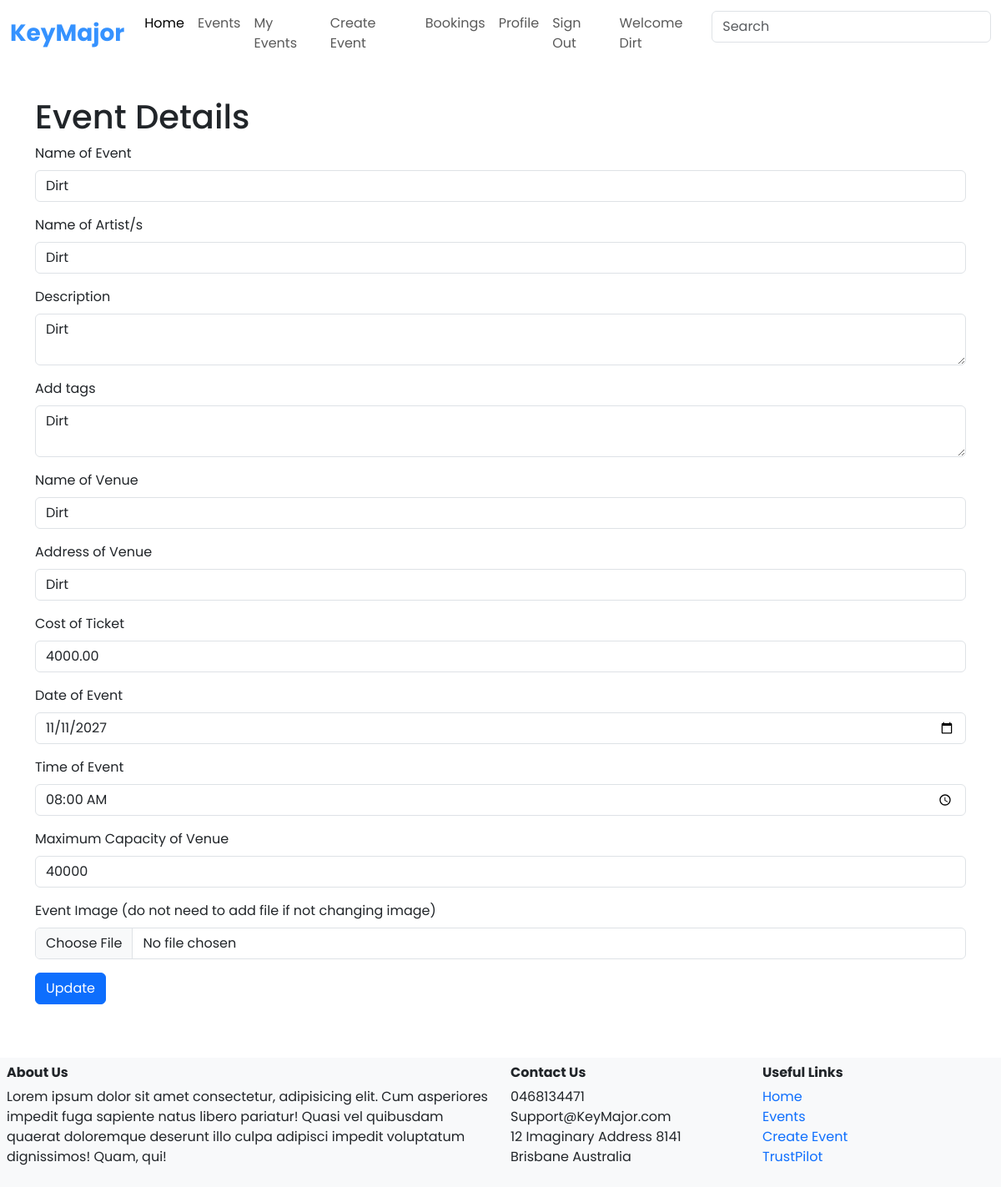
Page /events/update_event/1 (signed in) on the earlier database version.
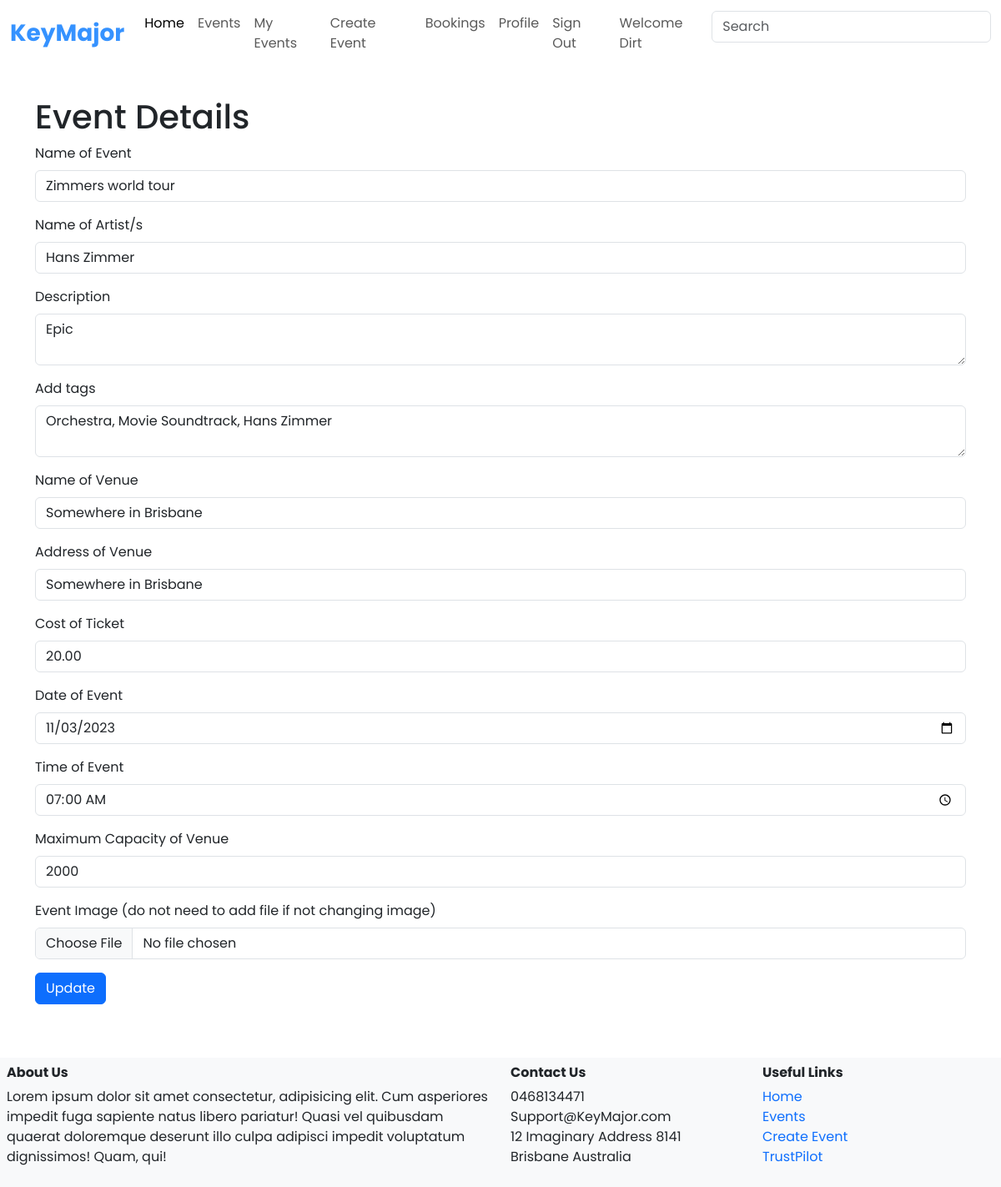
Same page on the later database version.
### server/models.py (models this page shows, shortened)
class User(db.Model, UserMixin):
    __tablename__ = 'users'
    id = db.Column(db.Integer, primary_key=True)
    fname = db.Column(db.String(100), index=True, nullable=False)
    lname = db.Column(db.String(100), index=True, nullable=False)
    pnumber = db.Column(db.String(100), nullable=False)
    emailid = db.Column(db.String(100), index=True, nullable=False)
    password_hash = db.Column(db.String(255), nullable=False)
    image = db.Column(db.String(400))
    comments = db.relationship('Comment', backref='user')
    created_event = db.relationship('Event', backref='user')
    orders = db.relationship('TicketOrder', backref='user')

class Event(db.Model):
    __tablename__ = 'events'
    id = db.Column(db.Integer, primary_key=True)
    creator_id = db.Column(db.Integer, db.ForeignKey('users.id'))
    name = db.Column(db.String(80))
    description = db.Column(db.String(200))
    tags = db.Column(db.String(200))
    image = db.Column(db.String(400))
    venue_name = db.Column(db.String(80))
    address = db.Column(db.String(80))
    ticket_cost = db.Column(db.Double)
    artist = db.Column(db.String(80))
    date = db.Column(db.Date)
    time = db.Column(db.Time)
    maxSeating = db.Column(db.Integer)
    currentSeating = db.Column(db.Integer)
    comments = db.relationship('Comment', backref='event')
    orders = db.relationship('TicketOrder', backref='event')
    status = db.relationship('EventStatus', backref='event')

### server/events.py (the view, shortened to what this page needs)
@event_bp.route('/update_event/<id>', methods=['GET','POST'])
@login_required
def update_event(id):
	event = db.session.scalar(db.select(Event).where(Event.id==id))
	form = EventUpdateForm(obj=event)
	return render_template('events/event-creation.html', form=form)

### server/forms.py
class EventUpdateForm(FlaskForm):
	name = StringField('Name of Event', validators=[InputRequired()])
	artist = StringField('Name of Artist/s', validators=[InputRequired()])
	description = TextAreaField('Description', validators = [InputRequired()])
	tags = TextAreaField('Add tags', validators = [InputRequired()])
	venue_name = StringField('Name of Venue', validators=[InputRequired()])
	address = StringField('Address of Venue', validators=[InputRequired()])
	ticket_cost = DecimalField('Cost of Ticket', validators=[InputRequired()])
	date = DateField('Date of Event', validators=[InputRequired()])
	time = TimeField('Time of Event',validators=[InputRequired()])
	maxSeating = IntegerField('Maximum Capacity of Venue', validators=[InputRequired()])
	image = FileField('Event Image (do not need to add file if not changing image)', validators=[
		FileAllowed(ALLOWED_FILE, message='Only supports png, jpg, JPG, PNG')])
	submit = SubmitField("Update")

### server/templates/events/event-creation.html
{% extends 'base.html' %}
{% from 'bootstrap5/form.html' import render_form %}
{% block content %}
<div class="container">
	<div class="row mt-5">
		<div class="col-md-12">
			<h1>Event Details</h1>
			{{render_form(form)}}
		</div>
	</div>
</div>
{% endblock %}

### server/templates/base.html (shortened to what this page needs)
<html>
<head>
    <link href="https://cdn.jsdelivr.net/npm/bootstrap@5.3.1/dist/css/bootstrap.min.css" rel="stylesheet">
    <link rel="stylesheet" href="{{ url_for('static', filename='style.css') }}">
</head>
<body>
    <header>
            <nav class="navbar navbar-expand-xl fixed-top">
                <div class="container-xxl">
                    <a class="navbar-brand" href="{{ url_for('main.index') }}">KeyMajor</a>
                    <div class="collapse navbar-collapse w-auto" id="navbarSupportedContent">
                        <ul class="navbar-nav me-auto mb-2 mb-xl-0">
                            <li class="nav-item">
                                <a class="nav-link active" aria-current="page" href="{{ url_for('main.index') }}">Home</a>
                            </li>
                            <li class="nav-item">
                                <a class="nav-link" href="{{ url_for('event.load_events') }}">Events</a>
                            </li>
                            {% if current_user.is_authenticated %}
                            <li class="nav-item">
                                <a class="nav-link" href="{{url_for('event.load_created_events')}}">My Events</a>
                            </li>
                            <li class="nav-item">
                                <a class="nav-link" href="{{ url_for('event.event_creation') }}">Create Event</a>
                            </li>
                            <li class="nav-item">
                                <a class="nav-link" href="event-bookings.html">Bookings</a>
                            </li>
                            <li class="nav-item">
                                <a class="nav-link" href="#">Profile</a>
                            </li>
                            <li class="nav-item">
                                <a class="nav-link" href="{{ url_for('auth.logout') }}">Sign Out</a>
                            </li>
                            <li class="nav-item">
                                <a class="nav-link">Welcome {{current_user.fname}}</a>
                            </li>
                            {% endif %}
                        </ul>
                        <form class="d-flex" role="search">
                            <input class="form-control" type="search" placeholder="Search" aria-label="Search">
                        </form>
                    </div>
                </div>
            </nav>
    </header>
    {% block content %}
    {% endblock %}
    <div class="footer mt-5 bg-light">
        <footer class="container-xxl p-2">
            <div class="row">
                <div class="col-md-6">
                    <h6 class="fw-bold">About Us</h6>
                    <p>
                        Lorem ipsum dolor sit amet consectetur, adipisicing elit. Cum
                        asperiores impedit fuga sapiente natus libero pariatur! Quasi vel
                        quibusdam quaerat doloremque deserunt illo culpa adipisci impedit
                        voluptatum dignissimos! Quam, qui!
                    </p>
                </div>
                <div class="col-md-3">
                    <h6 class="fw-bold">Contact Us</h6>
                    <ul class="list-unstyled">
                        <li>0468134471</li>
                        <li>Support@KeyMajor.com</li>
                        <li>12 Imaginary Address 8141 Brisbane Australia </li>
                    </ul>
                </div>
                <div class="col-md-3">
                    <h6 class="fw-bold">Useful Links</h6>
                    <ul class="nav flex-column">
                        <li class="nav-item"><a class="nav-link p-0" href="{{ url_for('main.index') }}">Home</a></li>
                        <li class="nav-item"><a class="nav-link p-0" href="#">Events</a></li>
                        {% if current_user.is_authenticated %}
                        <li class="nav-item"><a class="nav-link p-0" href="{{ url_for('event.event_creation') }}">Create Event</a></li>
                        <li class="nav-item"><a class="nav-link p-0" href="#">TrustPilot</a></li>
                        {% else %}
                        <li class="nav-item"><a class="nav-link p-0" href="{{ url_for('auth.authenticate') }}">Log in</a></li>
                        <li class="nav-item"><a class="nav-link p-0" href="{{ url_for('auth.register') }}">Register</a></li>
                        {% endif %}
                    </ul>
                </div>
            </div>
        </footer>
    </div>
</body>
</html>

### server/static/style.css (style rules this page uses)
:root { --bs-primary: #3592FF; }
body { border: 0px; margin: 0px; padding: 0px; font-family: 'Poppins'; padding-top: 68px; }
.navbar { --bs-navbar-brand-color: #3592FF; --bs-navbar-brand-font-size: 28px; --bs-navbar-brand-hover-color: #3592FF; background-color: #ffffff; }
.navbar-brand { font-weight: bold; }

Differences in the rows shown:
changed Event: name "Dirt" → "Zimmers world tour"; artist "Dirt" → "Hans Zimmer"; description "Dirt" → "Epic"; tags "Dirt" → "Orchestra, Movie Soundtrack, Hans Zimmer"; venue_name "Dirt" → "Somewhere in Brisbane"; address "Dirt" → "Somewhere in Brisbane"; ticket_cost "4000.00" → "20.00"; date "11/11/2027" → "11/03/2023"; time "08:00" → "07:00"; maxSeating "40000" → "2000"
